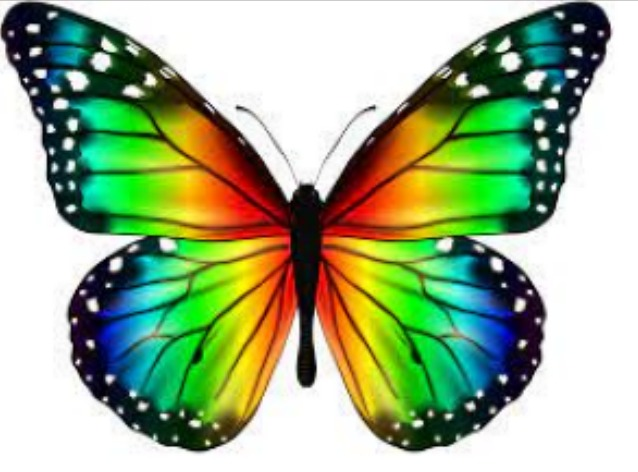
#> input picture butterfly.png, 638 x 472 px
$ jupyter execute --allow-errors Cs_Lab_5.ipynb   (shell and % lines are left out)
#> lines starting #> are read from the running program, lines starting #| are printed output that depends on the picture
[cell 1]
from sklearn.feature_extraction.text import TfidfVectorizer
from sklearn.cluster import KMeans
from sklearn.metrics import adjusted_rand_score
documents = ["This little kitty came to play when I was eating at a restaurant.",
 "Merley has the best squooshy kitten belly.",
 "Google Translate app is incredible.",
 "If you open 100 tab in google you get a smiley face.",
 "Best cat photo I've ever taken.",
 "Climbing ninja cat.",
 "Impressed with google map feedback.",
 "Key promoter extension for Google Chrome."]

[cell 2]
vectorizer = TfidfVectorizer(stop_words='english')
X = vectorizer.fit_transform(documents)
true_k = 2
model = KMeans(n_clusters=true_k, init='k-means++', max_iter=100, n_init=1)
model.fit(X)
print("Top terms per cluster:")
order_centroids = model.cluster_centers_.argsort()[:, ::-1]
#> (the rest of this cell did not finish here and is left out)

#> (a cell that did not finish here is left out)

[cell 4]
import numpy as np
import matplotlib.pyplot as plt
import cv2
# Read in the image
image = cv2.imread('butterfly.png')
#> image is the input picture: shape (472, 638, 3); mean B, G, R 141.4, 177.5, 159.2
plt.imshow(image)

[cell 5]
# Change color to RGB (from BGR)
image = cv2.cvtColor(image, cv2.COLOR_BGR2RGB)
plt.imshow(image)

[cell 6]
# Reshaping the image into a 2D array of pixels and 3 color values (RGB)
pixel_vals = image.reshape((-1,3))
# Convert to float type
pixel_vals = np.float32(pixel_vals)

[cell 7]
#the below line of code defines the criteria for the algorithm to stop runni
#which will happen is 100 iterations are run or the epsilon (which is the re
#becomes 85%
criteria = (cv2.TERM_CRITERIA_EPS + cv2.TERM_CRITERIA_MAX_ITER, 100, 0.85)
# then perform k-means clustering wit h number of clusters defined as 3
#also random centres are initially choosed for k-means clustering
k = 3
retval, labels, centers = cv2.kmeans(pixel_vals, k, None, criteria, 10, cv2.KMEANS_RANDOM_CENTERS)
#> retval = 1.64e+09; centers = [[126.1, 182.2, 57.79], [250.5, 251.3, 250.8], [35.36, 45.02, 38.11]]

[cell 8]
# convert data into 8-bit values
centers = np.uint8(centers)
#> centers = [[126, 182, 57], [250, 251, 250], [35, 45, 38]]
segmented_data = centers[labels.flatten()]
# reshape data into the original image dimensions
segmented_image = segmented_data.reshape((image.shape))
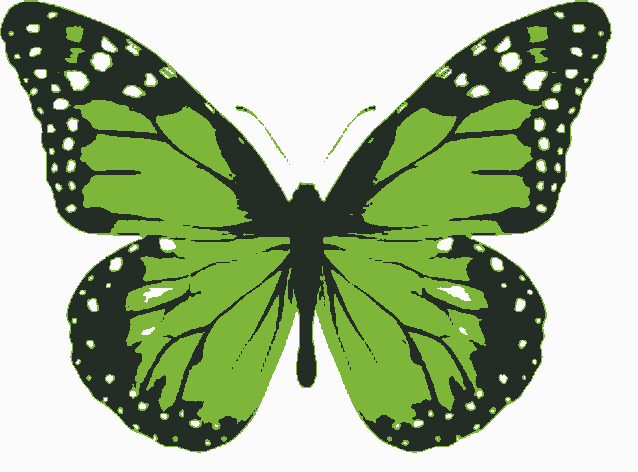
#> segmented_image: shape (472, 638, 3); mean R, G, B 159, 177.4, 140.9
plt.imshow(segmented_image)

[cell 9]
#the below line of code defines the criteria for the algorithm to stop runni
#which will happen is 100 iterations are run or the epsilon (which is the re
#becomes 85%
criteria = (cv2.TERM_CRITERIA_EPS + cv2.TERM_CRITERIA_MAX_ITER, 100, 0.85)
# then perform k-means clustering wit h number of clusters defined as 3
#also random centres are initially choosed for k-means clustering
k = 6
retval, labels, centers = cv2.kmeans(pixel_vals, k, None, criteria, 10, cv2.KMEANS_RANDOM_CENTERS)
#> retval = 653680700; centers = [[251.1, 251.5, 251.1], [206.9, 194.8, 25.81], [180.9, 61.83, 13.05], [60.01, 158.9, 144.7], [44.08, 208.5, 34.9], [21.77, 36.67, 30.79]]

[cell 10]
# convert data into 8-bit values
centers = np.uint8(centers)
#> centers = [[251, 251, 251], [206, 194, 25], [180, 61, 13], [60, 158, 144], [44, 208, 34], [21, 36, 30]]
segmented_data = centers[labels.flatten()]
# reshape data into the original image dimensions
segmented_image = segmented_data.reshape((image.shape))
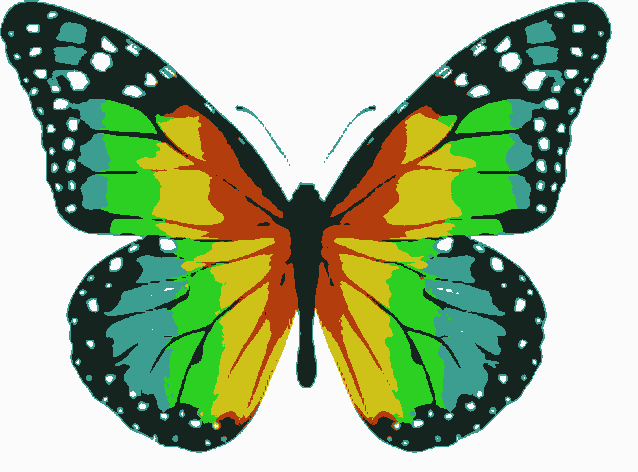
#> segmented_image: shape (472, 638, 3); mean R, G, B 158.9, 177, 141.1
plt.imshow(segmented_image)
